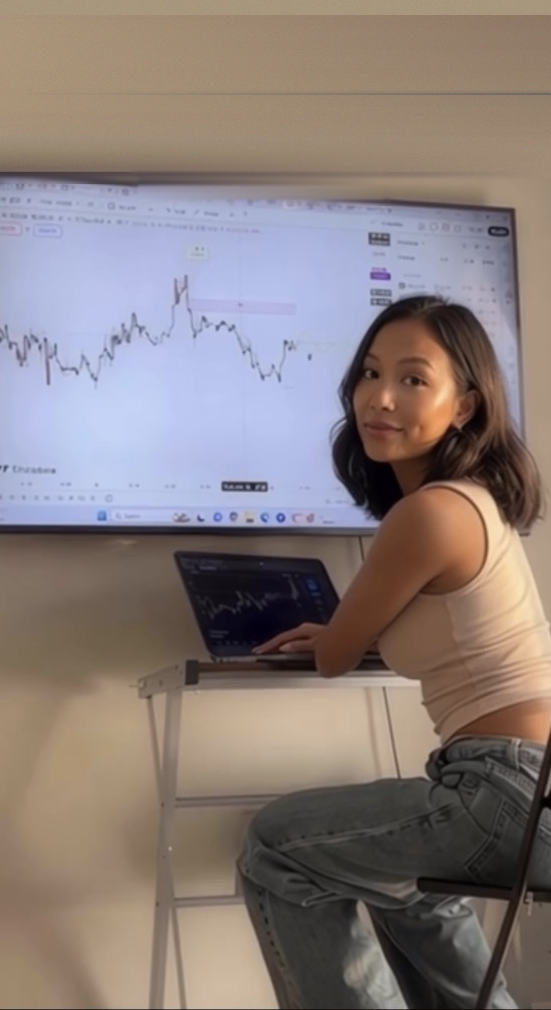
#> input picture content/probe/anchor_photo_clean.png, 551 x 1010 px
$ python clean_photo_anchor.py ../../content/probe/anchor_photo_clean.png
#> lines starting #> are read from the running program, lines starting #| are printed output that depends on the picture
"""Prepare the owner-supplied 'girly day trader' photo as the WhyReel anchor.

Crops the app-frame border, then erases the burned-in caption by rebuilding
the wall behind it: for each row of the text band, the fill color is the
median of the text-free side margins (captures the wall's vertical gradient),
plus matched sensor noise so the patch doesn't read as a sticker. The reel's
own gold serif question is overlaid at render time by the Question component.

    python scripts/why_cards/clean_photo_anchor.py <src.jpeg>
Writes content/probe/anchor_photo_clean.png (pre-upscale).
"""
import os
import sys

import numpy as np
from PIL import Image, ImageFilter

HERE = os.path.dirname(os.path.abspath(__file__))
REPO = os.path.abspath(os.path.join(HERE, "..", ".."))
OUT = os.path.join(REPO, "content", "probe", "anchor_photo_clean.png")

CROP = (22, 30, 573, 1040)   # inner content inside the app frame
TEXT_BAND = (0, 178)          # rows of the caption, in cropped coords
MARGIN_L = (2, 22)            # text-free wall columns used as row samples
MARGIN_R = (506, 549)


def main():
    src = Image.open(sys.argv[1]).convert("RGB").crop(CROP)
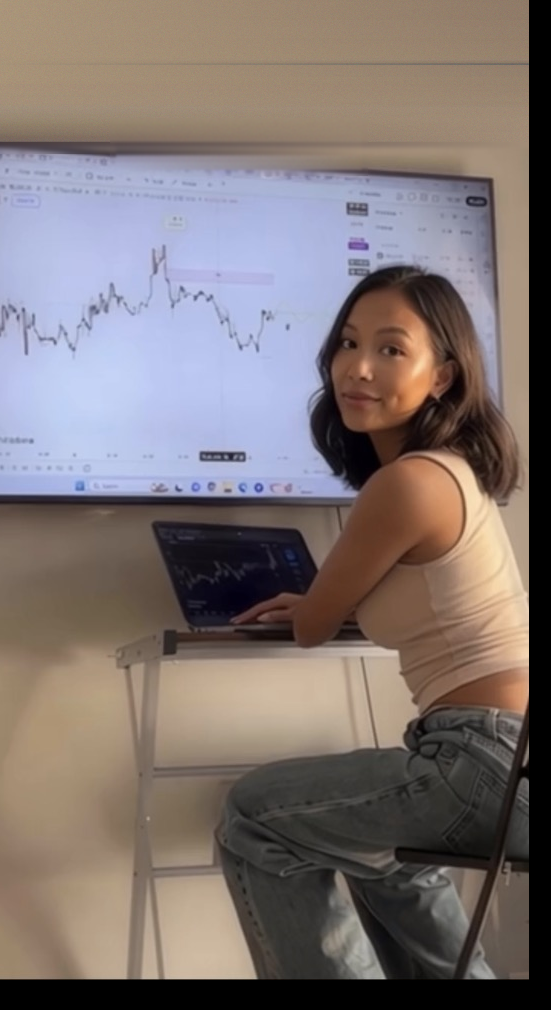
#> src: PIL image 551x1010 RGB; mean R, G, B 126.4, 115.7, 113.6
    arr = np.asarray(src).astype(np.float64)
    rng = np.random.default_rng(7)

    y0, y1 = TEXT_BAND
    for y in range(y0, y1):
        row = np.concatenate([
            arr[y, MARGIN_L[0]:MARGIN_L[1]], arr[y, MARGIN_R[0]:MARGIN_R[1]]
        ])
        med = np.median(row, axis=0)
        # gentle horizontal gradient between the two margins keeps the wall's
        # left-dark / right-light falloff instead of a flat stripe
        med_l = np.median(arr[y, MARGIN_L[0]:MARGIN_L[1]], axis=0)
        med_r = np.median(arr[y, MARGIN_R[0]:MARGIN_R[1]], axis=0)
        w = np.linspace(0, 1, arr.shape[1])[:, None]
        arr[y] = med_l * (1 - w) + med_r * w + rng.normal(0, 2.4, (arr.shape[1], 3))
        del med
#> this loop made 178 passes
#> (med_l, med_r) on passes 1 to 3: ([168, 147.5, 120.5], [140, 120, 99]), ([168.5, 148, 120], [140, 120, 100]), ([169, 150, 121], [140, 120, 101])

    # second pass: the caption's last line dips past the wall onto the TV's
    # top bezel/chrome. Row-context inpaint (blend of same-row medians left
    # and right of the box) heals across the wall->bezel->chrome transitions
    # without breaking the bezel's straight horizontal edge.
    bx0, bx1, by0, by1 = 138, 384, 154, 200
    for y in range(by0, by1):
        med_l = np.median(arr[y, 96:136], axis=0)
        med_r = np.median(arr[y, 388:432], axis=0)
        w = np.linspace(0, 1, bx1 - bx0)[:, None]
        arr[y, bx0:bx1] = med_l * (1 - w) + med_r * w + rng.normal(0, 2.2, (bx1 - bx0, 3))
#> this loop made 46 passes
#> (med_l, med_r) on passes 1 to 12: ([142.1, 137.5, 151.2], [151.2, 137.1, 127.3]), ([145.6, 139.4, 154.1], [152.2, 138, 128.2]), ([150.4, 147.3, 162.5], [153.3, 140.6, 131.6]), ([157, 152.5, 167.5], [156.5, 142.7, 132.8]), ([158.1, 156.3, 171.9], [156.8, 144.8, 135.2]), ([157.1, 154.6, 170.4], [156.1, 144.3, 135.1]), ([155.5, 154.9, 172.4], [155.4, 144.4, 135.3]), ([157.9, 156.9, 175.4], [157.3, 144.5, 136.3]), ([161.5, 159.8, 180], [157.6, 145.8, 138]), ([161.7, 160.1, 180.8], [158.3, 145.9, 138.8]), ([163.2, 163.9, 182], [158.4, 146.9, 139.3]), ([164.9, 164.1, 185.2], [159.3, 147.7, 139.4])
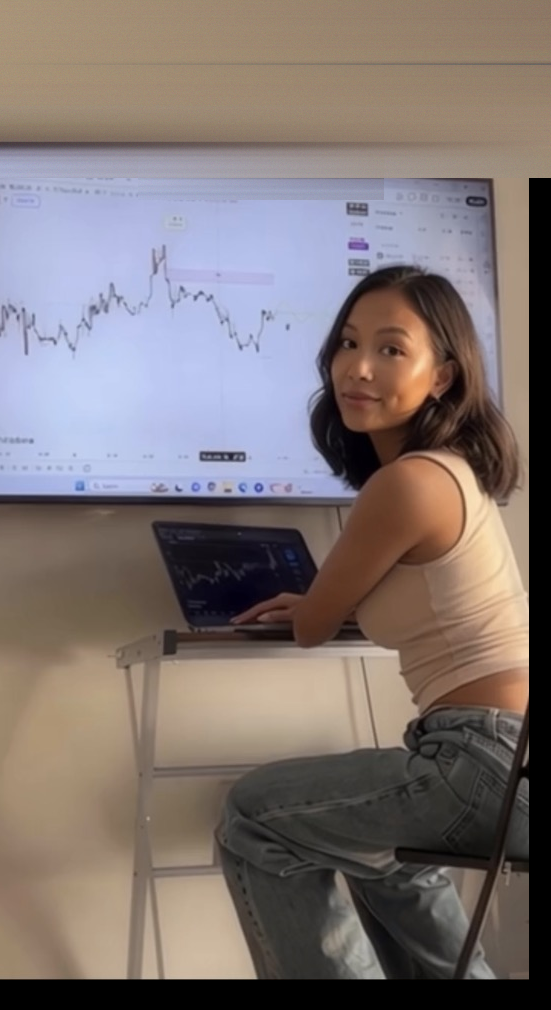
#> arr: shape (1010, 551, 3) float64; mean R, G, B 127.5, 116.6, 114.3

    img = Image.fromarray(np.clip(arr, 0, 255).astype(np.uint8))
    # soften the seams so the patches melt into the scene
    seam = img.crop((0, y1 - 6, img.width, y1 + 6)).filter(ImageFilter.GaussianBlur(2))
    img.paste(seam, (0, y1 - 6))
    box = img.crop((bx0 - 6, by0 - 6, bx1 + 6, by1 + 6)).filter(ImageFilter.GaussianBlur(1.2))
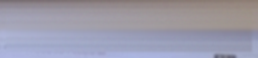
#> box: PIL image 258x58 RGB; mean R, G, B 156.2, 155, 171.4
    img.paste(box, (bx0 - 6, by0 - 6))
    img.save(OUT)
    print(f"OK {OUT} {img.size}")
#| OK content/probe/anchor_photo_clean.png (551, 1010)


if __name__ == "__main__":
    main()
